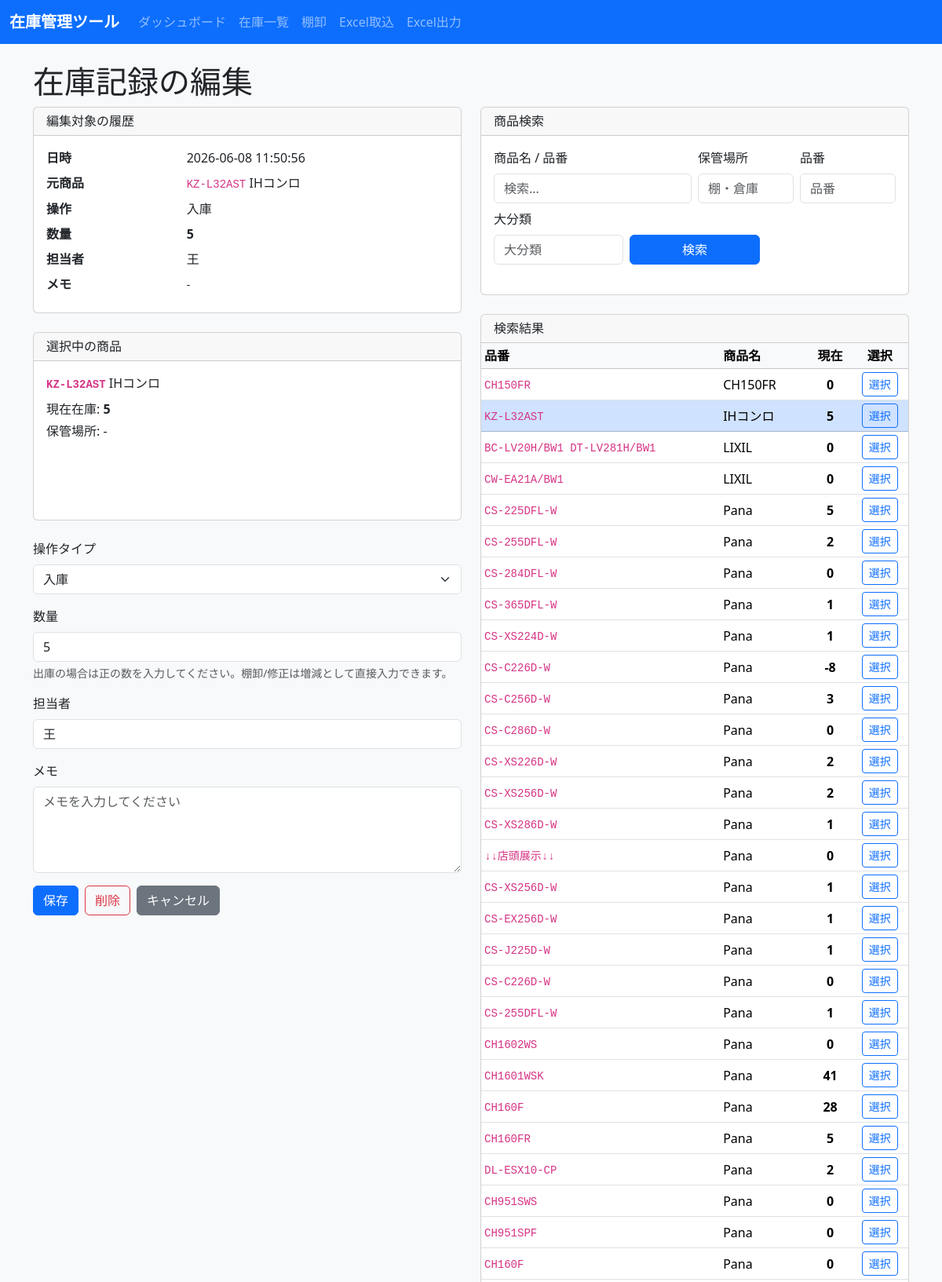
The app's page /stock/log/edit/3 (upper part) with its own data.
### tables this page shows
CREATE TABLE stock_logs (
            id INTEGER PRIMARY KEY AUTOINCREMENT,
            product_id INTEGER NOT NULL,
            operation_type TEXT NOT NULL,
            quantity INTEGER NOT NULL,
            staff_name TEXT,
            note TEXT,
            created_at TEXT NOT NULL,
            FOREIGN KEY(product_id) REFERENCES products(id)
        );

CREATE TABLE products (
            id INTEGER PRIMARY KEY AUTOINCREMENT,
            source_sheet TEXT,
            source_row INTEGER,
            big_category TEXT,
            maker_or_product TEXT,
            overview TEXT,
            sku TEXT NOT NULL,
            stock_status TEXT,
            display_flag TEXT,
            available_stock INTEGER NOT NULL DEFAULT 0,
            total_stock INTEGER NOT NULL DEFAULT 0,
            reorder_point INTEGER NOT NULL DEFAULT 0,
            staff_stock_json TEXT,
            notes TEXT,
            imported_at TEXT,
            current_stock INTEGER NOT NULL DEFAULT 0,
            name TEXT NOT NULL,
            category TEXT,
            location TEXT,
            last_in_date TEXT,
            last_out_date TEXT,
            created_at TEXT NOT NULL,
            updated_at TEXT NOT NULL
        );

### inventory_app/app.py (the view, shortened to what this page needs)
@app.route("/stock/log/edit/<int:log_id>", methods=["GET", "POST"])
def edit_stock_log(log_id):
    params = parse_search_args()
    selected_product_id = request.args.get("selected_product_id", type=int)
    conn = get_db_connection()
    log = conn.execute(
        "SELECT stock_logs.*, products.name, products.sku, products.current_stock AS product_current_stock FROM stock_logs JOIN products ON stock_logs.product_id = products.id WHERE stock_logs.id = ?",
        (log_id,),
    ).fetchone()
    if log is None:
        conn.close()
        return "ログが見つかりません。", 404
    old_product = conn.execute(
        "SELECT * FROM products WHERE id = ?",
        (log["product_id"],),
    ).fetchone()
    search_sql, search_values = build_product_query(params)
    search_results = conn.execute(search_sql + " LIMIT 50", search_values).fetchall()
    if selected_product_id:
        selected_product = conn.execute(
            "SELECT * FROM products WHERE id = ?",
            (selected_product_id,),
        ).fetchone()
        if selected_product is None:
            selected_product = old_product
    else:
        selected_product = old_product
    selected_product_id = selected_product["id"]
    error_message = None
    conn.close()
    return render_template(
        "edit_stock_log.html",
        log=log,
        operation_label=OPERATION_LABELS.get(log["operation_type"], log["operation_type"]),
        error_message=error_message,
        search_results=search_results,
        params=params,
        selected_product=selected_product,
        selected_product_id=selected_product_id,
    )

### inventory_app/app.py (called while the page is built)
def get_db_connection():
    conn = sqlite3.connect(DB_PATH)
    conn.row_factory = sqlite3.Row
    return conn

def parse_search_args():
    return {
        "q": request.args.get("q", "", type=str).strip(),
        "sku": request.args.get("sku", "", type=str).strip(),
        "big_category": request.args.get("big_category", "", type=str).strip(),
        "location": request.args.get("location", "", type=str).strip(),
    }

def build_product_query(params):
    sql = "SELECT * FROM products WHERE 1=1"
    values = []
    if params["q"]:
        sql += " AND (name LIKE ? OR sku LIKE ? OR big_category LIKE ? OR maker_or_product LIKE ? OR overview LIKE ? OR notes LIKE ? OR source_sheet LIKE ? OR category LIKE ? OR location LIKE ? OR staff_stock_json LIKE ? )"
        term = f"%{params['q']}%"
        values.extend([term] * 10)
    if params["sku"]:
        sql += " AND sku LIKE ?"
        values.append(f"%{params['sku']}%")
    if params["big_category"]:
        sql += " AND big_category = ?"
        values.append(params["big_category"])
    if params["location"]:
        sql += " AND location LIKE ?"
        values.append(f"%{params['location']}%")
    sql += " ORDER BY name ASC"
    return sql, values

### inventory_app/templates/edit_stock_log.html (shortened to what this page needs)
{% extends 'base.html' %}
{% block content %}
  <h1>在庫記録の編集</h1>
  <div class="row gy-4">
    <div class="col-lg-6">
      <div class="card mb-4">
        <div class="card-header">
          <h2 class="h6 mb-0">編集対象の履歴</h2>
        </div>
        <div class="card-body">
          <dl class="row mb-0">
            <dt class="col-sm-4">日時</dt>
            <dd class="col-sm-8">{{ log.created_at }}</dd>
            <dt class="col-sm-4">元商品</dt>
            <dd class="col-sm-8"><code>{{ log.sku }}</code> {{ log.name }}</dd>
            <dt class="col-sm-4">操作</dt>
            <dd class="col-sm-8">{{ operation_label }}</dd>
            <dt class="col-sm-4">数量</dt>
            <dd class="col-sm-8"><strong>{{ log.quantity }}</strong></dd>
            <dt class="col-sm-4">担当者</dt>
            <dd class="col-sm-8">{{ log.staff_name or '-' }}</dd>
            <dt class="col-sm-4">メモ</dt>
            <dd class="col-sm-8"><small>{{ log.note or '-' }}</small></dd>
          </dl>
        </div>
      </div>
      <div class="card mb-4">
        <div class="card-header">
          <h2 class="h6 mb-0">選択中の商品</h2>
        </div>
        <div class="card-body">
          <p class="mb-2"><strong><code>{{ selected_product.sku }}</code></strong> {{ selected_product.name }}</p>
          <p class="mb-1">現在在庫: <strong>{{ selected_product.current_stock }}</strong></p>
          <p class="mb-0">保管場所: {{ selected_product.location or '-' }}</p>
        </div>
      </div>
      <form method="post">
        <div class="mb-3">
          <label class="form-label">操作タイプ</label>
          <select name="operation_type" class="form-select">
            {% for key,label in {'inbound':'入庫','outbound':'出庫','adjustment':'棚卸','modification':'修正'}.items() %}
              <option value="{{ key }}" {% if log.operation_type == key %}selected{% endif %}>{{ label }}</option>
            {% endfor %}
          </select>
        </div>
        <div class="mb-3">
          <label class="form-label">数量</label>
          <input type="number" name="quantity" value="{{ (log.quantity if log.quantity >= 0 else -log.quantity) if log.operation_type == 'outbound' else log.quantity }}" class="form-control" step="1" min="0" placeholder="数量を入力してください">
          <div class="form-text">出庫の場合は正の数を入力してください。棚卸/修正は増減として直接入力できます。</div>
        </div>
        <div class="mb-3">
          <label class="form-label">担当者</label>
          <input type="text" name="staff_name" value="{{ log.staff_name or '' }}" class="form-control" placeholder="担当者名を入力してください">
        </div>
        <div class="mb-3">
          <label class="form-label">メモ</label>
          <textarea name="note" class="form-control" rows="4" placeholder="メモを入力してください">{{ log.note or '' }}</textarea>
        </div>
        <div class="d-flex gap-2">
          <button type="submit" class="btn btn-primary">保存</button>
          <button type="submit" name="action" value="delete_log" class="btn btn-outline-danger" onclick="return confirm('この記録を削除すると、在庫数も変更されます。本当に実行しますか？');">削除</button>
          <a href="{{ url_for('dashboard') }}" class="btn btn-secondary">キャンセル</a>
        </div>
      </form>
    </div>
    <div class="col-lg-6">
      <div class="card mb-4">
        <div class="card-header">
          <h2 class="h6 mb-0">商品検索</h2>
        </div>
        <div class="card-body">
          <form method="get" class="row gx-2 gy-2 align-items-end">
            <div class="col-12 col-md-6">
              <label class="form-label">商品名 / 品番</label>
              <input type="text" name="q" value="{{ params.q }}" class="form-control" placeholder="検索...">
            </div>
            <div class="col-6 col-md-3">
              <label class="form-label">保管場所</label>
              <input type="text" name="location" value="{{ params.location }}" class="form-control" placeholder="棚・倉庫">
            </div>
            <div class="col-6 col-md-3">
              <label class="form-label">品番</label>
              <input type="text" name="sku" value="{{ params.sku }}" class="form-control" placeholder="品番">
            </div>
            <div class="col-12 col-md-4">
              <label class="form-label">大分類</label>
              <input type="text" name="big_category" value="{{ params.big_category }}" class="form-control" placeholder="大分類">
            </div>
            <div class="col-12 col-md-4">
              <button type="submit" class="btn btn-primary w-100">検索</button>
            </div>
          </form>
        </div>
      </div>
      <div class="card">
        <div class="card-header">
          <h2 class="h6 mb-0">検索結果</h2>
        </div>
        <div class="card-body p-0">
          {% if search_results %}
            <div class="table-responsive">
              <table class="table table-sm table-hover mb-0">
                <thead class="table-light">
                  <tr>
                    <th>品番</th>
                    <th>商品名</th>
                    <th class="text-center">現在</th>
                    <th class="text-center">選択</th>
                  </tr>
                </thead>
                <tbody>
                  {% for product in search_results %}
                    <tr {% if product.id == selected_product_id %}class="table-primary"{% endif %}>
                      <td><code>{{ product.sku }}</code></td>
                      <td>{{ product.name }}</td>
                      <td class="text-center"><strong>{{ product.current_stock }}</strong></td>
                      <td class="text-center">
                        <a href="{{ url_for('edit_stock_log', log_id=log.id, q=params.q, sku=params.sku, big_category=params.big_category, location=params.location, selected_product_id=product.id) }}" class="btn btn-sm btn-outline-primary">選択</a>
                      </td>
                    </tr>
                  {% endfor %}
                </tbody>
              </table>
            </div>
          {% else %}
            <div class="p-4 text-center text-muted">該当する商品がありません。</div>
          {% endif %}
        </div>
      </div>
    </div>
  </div>
{% endblock %}

### inventory_app/static/style.css (style rules this page uses)
body { background-color: #f8f9fa; }
.card { min-height: 240px; }
.table th, .table td { vertical-align: middle; }

### records on screen
stock_logs: created_at "2026-06-08 11:50:56", quantity "5", staff_name "王", note "-", operation_type "入庫"
products: sku "KZ-L32AST", name "IHコンロ", current_stock "5", location "-"
products: sku "CH150FR", name "CH150FR", current_stock "0"
products: sku "BC-LV20H/BW1 DT-LV281H/BW1", name "LIXIL", current_stock "0"
products: sku "CW-EA21A/BW1", name "LIXIL", current_stock "0"
products: sku "CS-225DFL-W", name "Pana", current_stock "5"
products: sku "CS-255DFL-W", name "Pana", current_stock "2"
products: sku "CS-284DFL-W", name "Pana", current_stock "0"
products: sku "CS-365DFL-W", name "Pana", current_stock "1"
products: sku "CS-XS224D-W", name "Pana", current_stock "1"
products: sku "CS-C226D-W", name "Pana", current_stock "-8"
products: sku "CS-C256D-W", name "Pana", current_stock "3"
products: sku "CS-C286D-W", name "Pana", current_stock "0"
products: sku "CS-XS226D-W", name "Pana", current_stock "2"
products: sku "CS-XS256D-W", name "Pana", current_stock "2"
products: sku "CS-XS286D-W", name "Pana", current_stock "1"
products: sku "↓↓店頭展示↓↓", name "Pana", current_stock "0"
products: sku "CS-XS256D-W", name "Pana", current_stock "1"
products: sku "CS-EX256D-W", name "Pana", current_stock "1"
products: sku "CS-J225D-W", name "Pana", current_stock "1"
products: sku "CS-C226D-W", name "Pana", current_stock "0"
products: sku "CS-255DFL-W", name "Pana", current_stock "1"
products: sku "CH1602WS", name "Pana", current_stock "0"
products: sku "CH1601WSK", name "Pana", current_stock "41"
products: sku "CH160F", name "Pana", current_stock "28"
products: sku "CH160FR", name "Pana", current_stock "5"
products: sku "DL-ESX10-CP", name "Pana", current_stock "2"
products: sku "CH951SWS", name "Pana", current_stock "0"
products: sku "CH951SPF", name "Pana", current_stock "0"
products: sku "CH160F", name "Pana", current_stock "0"

### other values on screen
{{ operation_label }} "入庫"
